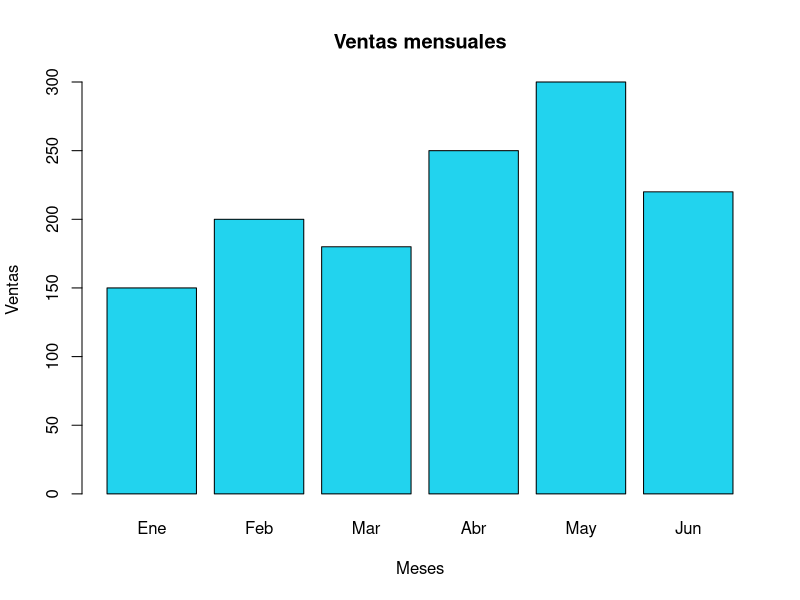

This chart was generated by the following R code:
## ---- chunk 1
# La suma más simple
2 + 2
## ---- chunk 2
ventas <- c(150, 200, 180, 250, 300, 220)
promedio_ventas <- mean(ventas)
print(paste("El promedio de ventas es:", promedio_ventas))
## ---- chunk 3
nombres_meses <- c("Ene", "Feb", "Mar", "Abr", "May", "Jun")
barplot(ventas,
        names.arg = nombres_meses,
        main = "Ventas mensuales",
        xlab = "Meses",
        ylab = "Ventas",
        col = "#22D3EE")
